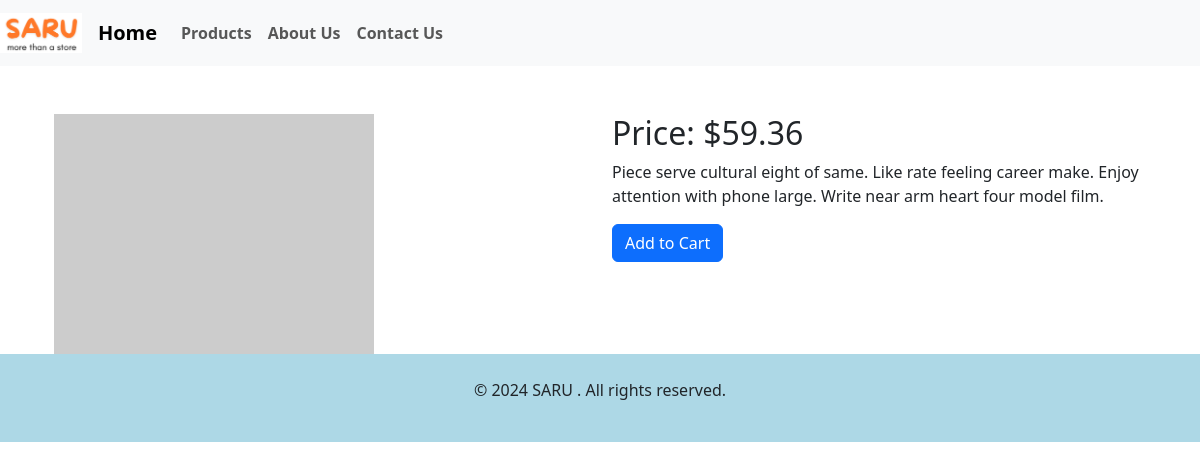
Screenshot of /product/504/ with the database file from the repository.
### store/models.py (models this page shows, shortened)
class Product(models.Model):
    title = models.CharField(max_length=255)
    description = models.TextField()
    price = models.DecimalField(max_digits=10, decimal_places=2)
    image_url = models.URLField(max_length=500, blank=True, null=True)
    featured = models.BooleanField(default=False)
    created_at = models.DateTimeField(auto_now_add=True)

### store/views.py (the view)
# urls.py: path('product/<int:product_id>/', views.product_detail, name='product_detail'),
def product_detail(request, product_id):
    product = get_object_or_404(Product, id=product_id)
    return render(request, 'store/product_detail.html', {'product': product})

### store/templates/store/product_detail.html (shortened to what this page needs)
{% extends 'store/base.html' %}
{% block content %}
<div class="container mt-5">
    <div class="row">
        <div class="col-md-6">
            <img src="{{ product.image_url }}" class="img-fluid" alt="{{ product.name }}">
        </div>
        <div class="col-md-6">
            <h2>Price: ${{ product.price }}</h2>
            <p>{{ product.description }}</p>
            <a href="#" class="btn btn-primary">Add to Cart</a>
        </div>
    </div>
</div>
{% endblock %}

### rows the page displays
Product: price "59.36", description "Piece serve cultural eight of same. Like rate feeling career make. Enjoy attention with phone large. Write near arm heart four model film."
